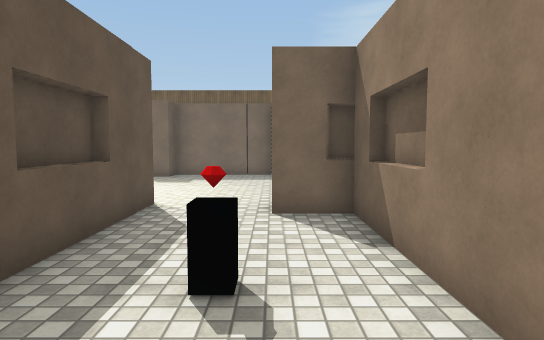
View 1 (above)

17 first-person views from a walk through a scene from a Unity 3-D project. The camera is 1.5 m above the floor, tilts 4° down and sees 75° across. The floor is counted in squares, 1.2 m on a side. Each view is taken from the middle of a square. On the plan, view 1 faces up. The plan holds only what a view shows up to about 14 squares ahead; the rest is blank. The player is left out. Some animated figures are left out. Surface patterns are stand-ins for the level's own textures.

View 2
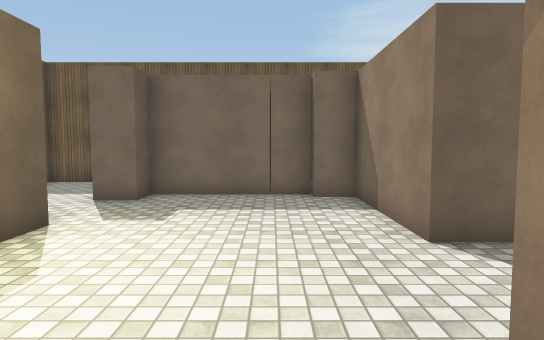

View 3
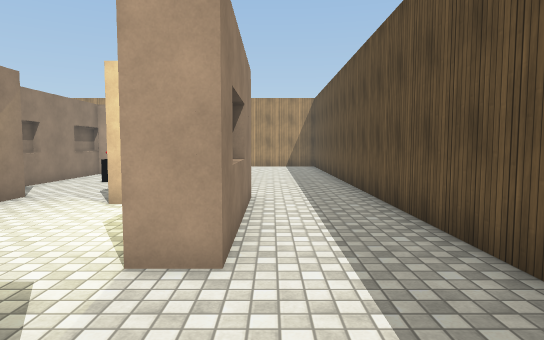

View 4
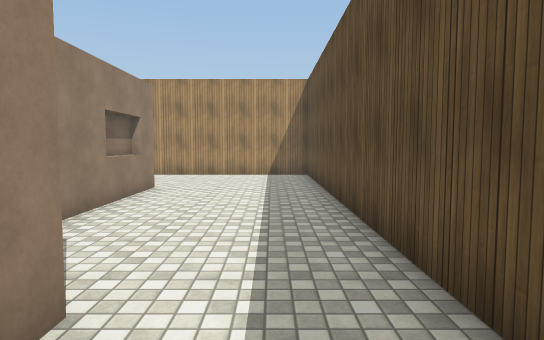

View 5
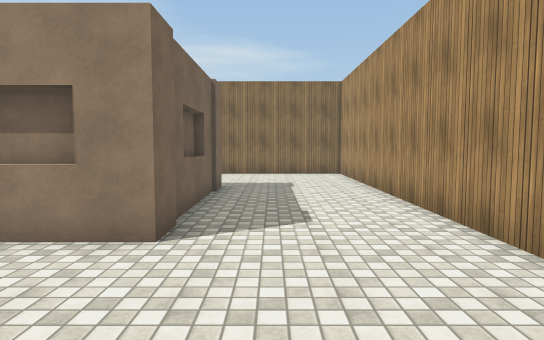

View 6
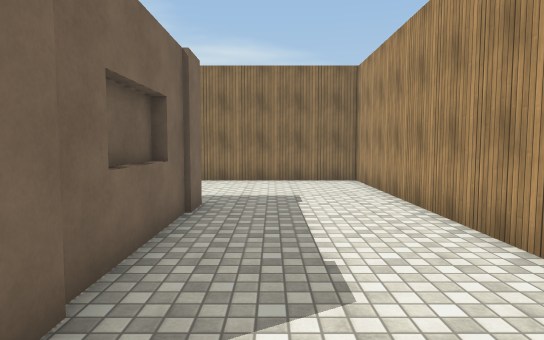

View 7
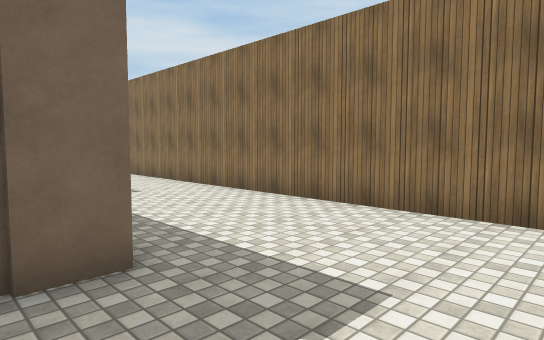

View 8
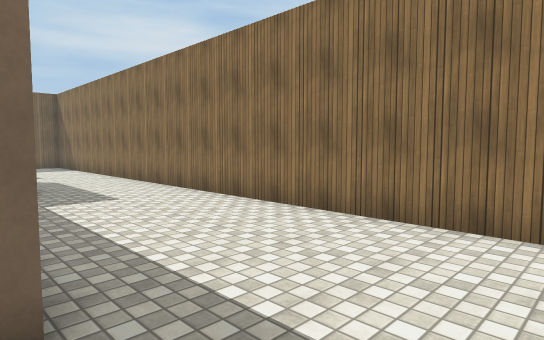

View 9
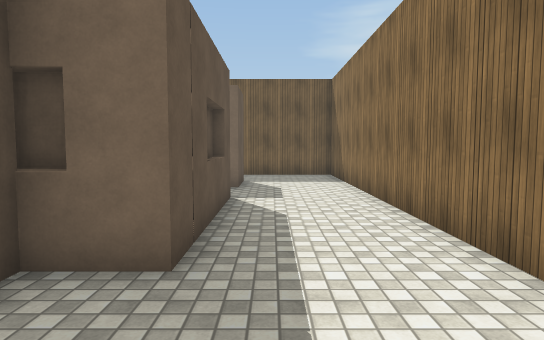

View 10
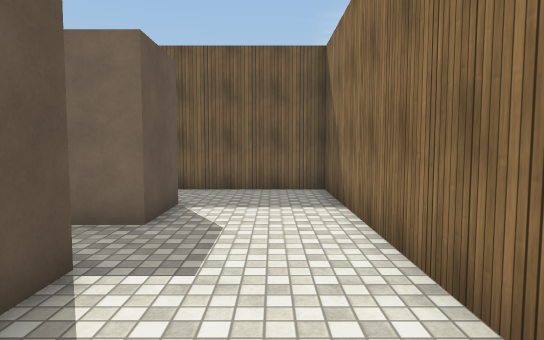

View 11
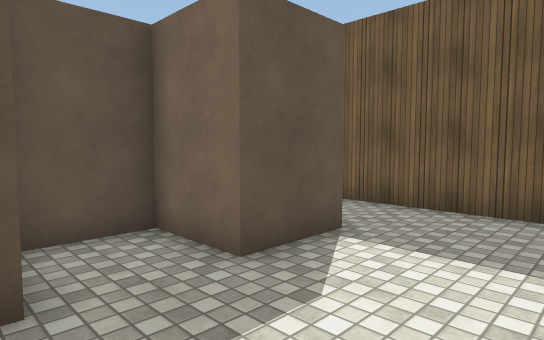

View 12
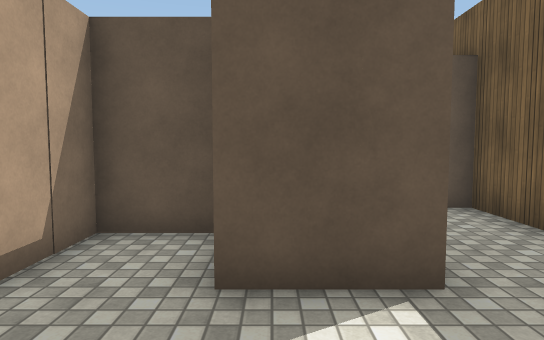

View 13
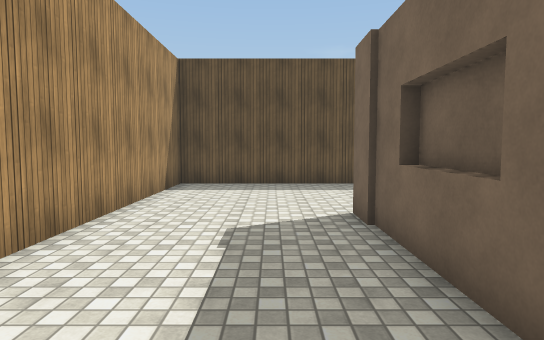

View 14
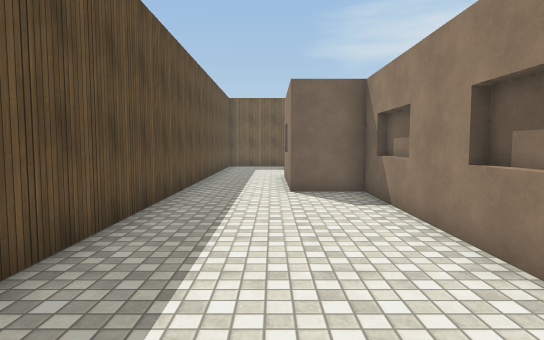

View 15
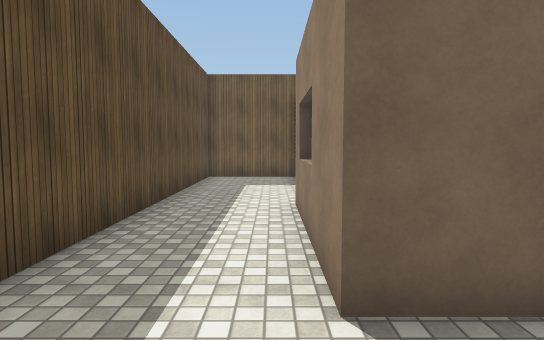

View 16
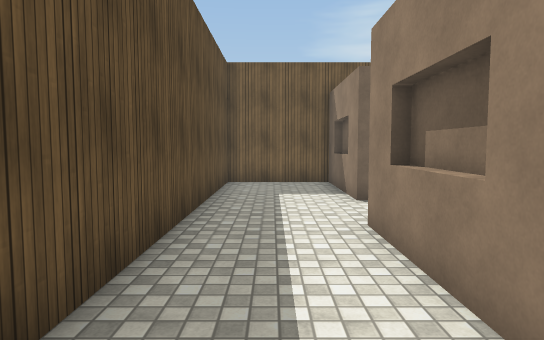

View 17
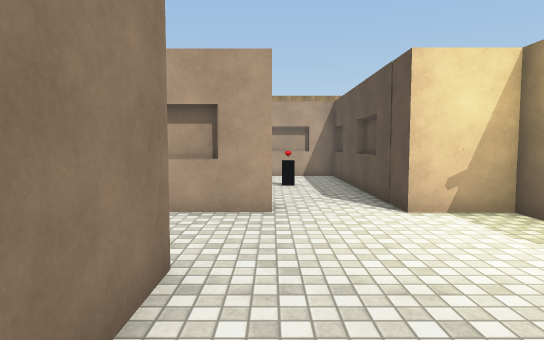

### Floor plan
Key: @ floor where view 1 was taken; # wall or solid block; . floor; B block; O other object.
Columns run from 9 left of view 1 to 8 right of it. Each row starts with its distance up from view 1.
 18 #####   ##########
 17 #...#    B.......#
 16 #...O    B.......#
 15 #...####B#OOO#...#
 14 #...##....OOOO...#
 13 #.........OO.....#
 12 #.........OO.....#
 11 #...#.....OOO#...#
 10 #...O.......OO...#
  9 #...O.......OO...#
  8 #...#....... #...#
  7 #...OOO...OOO#...#
  6 #.....#....#.....#
  5 #.....O....O.....#
  4 #.....O....O.....#
  3 #.....#..O.#.....#
  2 #.....#....#.....#
  1 #.....O....O.....#
  0 #.....O..@ O.....#
 -1 #.....##OO##.....#
 -2 #................#
 -3 #................#
 -4 #................#
 -5 #................#
 -6 ##################

Where each view was taken, in squares from view 1:
view 1: 0 up, 0 right, facing up
view 2: 6 up, 1 left, facing up
view 3: 15 up, 6 left, facing down
view 4: 9 up, 7 left, facing down
view 5: 3 down, 8 left, facing right
view 6: 3 down, 5 left, facing right
view 7: 5 down, 1 right, facing up-right
view 8: 4 down, 2 right, facing up-right
view 9: 3 up, 5 right, facing up
view 10: 8 up, 6 right, facing up
view 11: 11 up, 7 right, facing up-left
view 12: 14 up, 7 right, facing left
view 13: 3 down, 3 right, facing left
view 14: 3 down, 6 left, facing up
view 15: 4 up, 6 left, facing up
view 16: 6 up, 7 left, facing up
view 17: 14 up, 0 right, facing down
